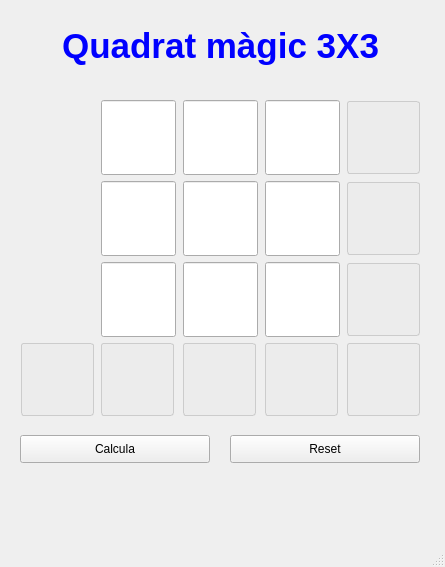
<?xml version="1.0" encoding="UTF-8"?>
<ui version="4.0">
 <class>MainWindow</class>
 <widget class="QMainWindow" name="MainWindow">
  <property name="geometry">
   <rect>
    <x>0</x>
    <y>0</y>
    <width>445</width>
    <height>567</height>
   </rect>
  </property>
  <property name="minimumSize">
   <size>
    <width>445</width>
    <height>567</height>
   </size>
  </property>
  <property name="maximumSize">
   <size>
    <width>445</width>
    <height>567</height>
   </size>
  </property>
  <property name="windowTitle">
   <string>Quadrat màgic</string>
  </property>
  <widget class="QWidget" name="centralwidget">
   <widget class="QLabel" name="titol">
    <property name="geometry">
     <rect>
      <x>20</x>
      <y>20</y>
      <width>401</width>
      <height>51</height>
     </rect>
    </property>
    <property name="font">
     <font>
      <pointsize>26</pointsize>
      <weight>75</weight>
      <bold>true</bold>
     </font>
    </property>
    <property name="styleSheet">
     <string notr="true">color:blue;</string>
    </property>
    <property name="text">
     <string>Quadrat màgic 3X3</string>
    </property>
    <property name="alignment">
     <set>Qt::AlignCenter</set>
    </property>
   </widget>
   <widget class="QPushButton" name="calcula">
    <property name="geometry">
     <rect>
      <x>20</x>
      <y>435</y>
      <width>190</width>
      <height>28</height>
     </rect>
    </property>
    <property name="minimumSize">
     <size>
      <width>190</width>
      <height>28</height>
     </size>
    </property>
    <property name="maximumSize">
     <size>
      <width>190</width>
      <height>28</height>
     </size>
    </property>
    <property name="text">
     <string>Calcula</string>
    </property>
   </widget>
   <widget class="QLabel" name="missatges">
    <property name="geometry">
     <rect>
      <x>20</x>
      <y>480</y>
      <width>400</width>
      <height>50</height>
     </rect>
    </property>
    <property name="minimumSize">
     <size>
      <width>400</width>
      <height>50</height>
     </size>
    </property>
    <property name="maximumSize">
     <size>
      <width>400</width>
      <height>50</height>
     </size>
    </property>
    <property name="font">
     <font>
      <pointsize>12</pointsize>
     </font>
    </property>
    <property name="styleSheet">
     <string notr="true">color: red;</string>
    </property>
    <property name="text">
     <string/>
    </property>
    <property name="alignment">
     <set>Qt::AlignCenter</set>
    </property>
    <property name="wordWrap">
     <bool>true</bool>
    </property>
    <property name="textInteractionFlags">
     <set>Qt::NoTextInteraction</set>
    </property>
   </widget>
   <widget class="QPushButton" name="reset">
    <property name="geometry">
     <rect>
      <x>230</x>
      <y>435</y>
      <width>190</width>
      <height>28</height>
     </rect>
    </property>
    <property name="minimumSize">
     <size>
      <width>190</width>
      <height>28</height>
     </size>
    </property>
    <property name="maximumSize">
     <size>
      <width>190</width>
      <height>28</height>
     </size>
    </property>
    <property name="text">
     <string>Reset</string>
    </property>
   </widget>
   <widget class="QWidget" name="layoutWidget">
    <property name="geometry">
     <rect>
      <x>20</x>
      <y>100</y>
      <width>401</width>
      <height>320</height>
     </rect>
    </property>
    <layout class="QGridLayout" name="gridLayout">
     <item row="0" column="1">
      <widget class="QLineEdit" name="A1">
       <property name="minimumSize">
        <size>
         <width>75</width>
         <height>75</height>
        </size>
       </property>
       <property name="maximumSize">
        <size>
         <width>75</width>
         <height>75</height>
        </size>
       </property>
       <property name="font">
        <font>
         <pointsize>16</pointsize>
         <weight>75</weight>
         <bold>true</bold>
        </font>
       </property>
       <property name="maxLength">
        <number>1</number>
       </property>
       <property name="alignment">
        <set>Qt::AlignCenter</set>
       </property>
      </widget>
     </item>
     <item row="0" column="2">
      <widget class="QLineEdit" name="A2">
       <property name="minimumSize">
        <size>
         <width>75</width>
         <height>75</height>
        </size>
       </property>
       <property name="maximumSize">
        <size>
         <width>75</width>
         <height>75</height>
        </size>
       </property>
       <property name="font">
        <font>
         <pointsize>16</pointsize>
         <weight>75</weight>
         <bold>true</bold>
        </font>
       </property>
       <property name="maxLength">
        <number>1</number>
       </property>
       <property name="alignment">
        <set>Qt::AlignCenter</set>
       </property>
      </widget>
     </item>
     <item row="0" column="3">
      <widget class="QLineEdit" name="A3">
       <property name="minimumSize">
        <size>
         <width>75</width>
         <height>75</height>
        </size>
       </property>
       <property name="maximumSize">
        <size>
         <width>75</width>
         <height>75</height>
        </size>
       </property>
       <property name="font">
        <font>
         <pointsize>16</pointsize>
         <weight>75</weight>
         <bold>true</bold>
        </font>
       </property>
       <property name="maxLength">
        <number>1</number>
       </property>
       <property name="alignment">
        <set>Qt::AlignCenter</set>
       </property>
      </widget>
     </item>
     <item row="0" column="4">
      <widget class="QLabel" name="R1">
       <property name="minimumSize">
        <size>
         <width>73</width>
         <height>73</height>
        </size>
       </property>
       <property name="maximumSize">
        <size>
         <width>73</width>
         <height>73</height>
        </size>
       </property>
       <property name="font">
        <font>
         <pointsize>16</pointsize>
         <weight>75</weight>
         <bold>true</bold>
        </font>
       </property>
       <property name="styleSheet">
        <string notr="true">background-color: rgb(236,236,236);
border: 1px solid rgb(204,204,204);
border-radius: 3px;</string>
       </property>
       <property name="text">
        <string/>
       </property>
       <property name="alignment">
        <set>Qt::AlignCenter</set>
       </property>
       <property name="textInteractionFlags">
        <set>Qt::NoTextInteraction</set>
       </property>
      </widget>
     </item>
     <item row="1" column="1">
      <widget class="QLineEdit" name="B1">
       <property name="minimumSize">
        <size>
         <width>75</width>
         <height>75</height>
        </size>
       </property>
       <property name="maximumSize">
        <size>
         <width>75</width>
         <height>75</height>
        </size>
       </property>
       <property name="font">
        <font>
         <pointsize>16</pointsize>
         <weight>75</weight>
         <bold>true</bold>
        </font>
       </property>
       <property name="maxLength">
        <number>1</number>
       </property>
       <property name="alignment">
        <set>Qt::AlignCenter</set>
       </property>
      </widget>
     </item>
     <item row="1" column="2">
      <widget class="QLineEdit" name="B2">
       <property name="minimumSize">
        <size>
         <width>75</width>
         <height>75</height>
        </size>
       </property>
       <property name="maximumSize">
        <size>
         <width>75</width>
         <height>75</height>
        </size>
       </property>
       <property name="font">
        <font>
         <pointsize>16</pointsize>
         <weight>75</weight>
         <bold>true</bold>
        </font>
       </property>
       <property name="maxLength">
        <number>1</number>
       </property>
       <property name="alignment">
        <set>Qt::AlignCenter</set>
       </property>
      </widget>
     </item>
     <item row="1" column="3">
      <widget class="QLineEdit" name="B3">
       <property name="minimumSize">
        <size>
         <width>75</width>
         <height>75</height>
        </size>
       </property>
       <property name="maximumSize">
        <size>
         <width>75</width>
         <height>75</height>
        </size>
       </property>
       <property name="font">
        <font>
         <pointsize>16</pointsize>
         <weight>75</weight>
         <bold>true</bold>
        </font>
       </property>
       <property name="maxLength">
        <number>1</number>
       </property>
       <property name="alignment">
        <set>Qt::AlignCenter</set>
       </property>
      </widget>
     </item>
     <item row="1" column="4">
      <widget class="QLabel" name="R2">
       <property name="minimumSize">
        <size>
         <width>73</width>
         <height>73</height>
        </size>
       </property>
       <property name="maximumSize">
        <size>
         <width>73</width>
         <height>73</height>
        </size>
       </property>
       <property name="font">
        <font>
         <pointsize>16</pointsize>
         <weight>75</weight>
         <bold>true</bold>
        </font>
       </property>
       <property name="styleSheet">
        <string notr="true">background-color: rgb(236,236,236);
border: 1px solid rgb(204,204,204);
border-radius: 3px;</string>
       </property>
       <property name="text">
        <string/>
       </property>
       <property name="alignment">
        <set>Qt::AlignCenter</set>
       </property>
       <property name="textInteractionFlags">
        <set>Qt::NoTextInteraction</set>
       </property>
      </widget>
     </item>
     <item row="2" column="1">
      <widget class="QLineEdit" name="C1">
       <property name="minimumSize">
        <size>
         <width>75</width>
         <height>75</height>
        </size>
       </property>
       <property name="maximumSize">
        <size>
         <width>75</width>
         <height>75</height>
        </size>
       </property>
       <property name="font">
        <font>
         <pointsize>16</pointsize>
         <weight>75</weight>
         <bold>true</bold>
        </font>
       </property>
       <property name="maxLength">
        <number>1</number>
       </property>
       <property name="alignment">
        <set>Qt::AlignCenter</set>
       </property>
      </widget>
     </item>
     <item row="2" column="2">
      <widget class="QLineEdit" name="C2">
       <property name="minimumSize">
        <size>
         <width>75</width>
         <height>75</height>
        </size>
       </property>
       <property name="maximumSize">
        <size>
         <width>75</width>
         <height>75</height>
        </size>
       </property>
       <property name="font">
        <font>
         <pointsize>16</pointsize>
         <weight>75</weight>
         <bold>true</bold>
        </font>
       </property>
       <property name="maxLength">
        <number>1</number>
       </property>
       <property name="alignment">
        <set>Qt::AlignCenter</set>
       </property>
      </widget>
     </item>
     <item row="2" column="3">
      <widget class="QLineEdit" name="C3">
       <property name="minimumSize">
        <size>
         <width>75</width>
         <height>75</height>
        </size>
       </property>
       <property name="maximumSize">
        <size>
         <width>75</width>
         <height>75</height>
        </size>
       </property>
       <property name="font">
        <font>
         <pointsize>16</pointsize>
         <weight>75</weight>
         <bold>true</bold>
        </font>
       </property>
       <property name="maxLength">
        <number>1</number>
       </property>
       <property name="alignment">
        <set>Qt::AlignCenter</set>
       </property>
      </widget>
     </item>
     <item row="2" column="4">
      <widget class="QLabel" name="R3">
       <property name="minimumSize">
        <size>
         <width>73</width>
         <height>73</height>
        </size>
       </property>
       <property name="maximumSize">
        <size>
         <width>73</width>
         <height>73</height>
        </size>
       </property>
       <property name="font">
        <font>
         <pointsize>16</pointsize>
         <weight>75</weight>
         <bold>true</bold>
        </font>
       </property>
       <property name="styleSheet">
        <string notr="true">background-color: rgb(236,236,236);
border: 1px solid rgb(204,204,204);
border-radius: 3px;</string>
       </property>
       <property name="text">
        <string/>
       </property>
       <property name="alignment">
        <set>Qt::AlignCenter</set>
       </property>
       <property name="textInteractionFlags">
        <set>Qt::NoTextInteraction</set>
       </property>
      </widget>
     </item>
     <item row="3" column="0">
      <widget class="QLabel" name="R8">
       <property name="minimumSize">
        <size>
         <width>73</width>
         <height>73</height>
        </size>
       </property>
       <property name="maximumSize">
        <size>
         <width>73</width>
         <height>73</height>
        </size>
       </property>
       <property name="font">
        <font>
         <pointsize>16</pointsize>
         <weight>75</weight>
         <bold>true</bold>
        </font>
       </property>
       <property name="styleSheet">
        <string notr="true">background-color: rgb(236,236,236);
border: 1px solid rgb(204,204,204);
border-radius: 3px;</string>
       </property>
       <property name="text">
        <string/>
       </property>
       <property name="alignment">
        <set>Qt::AlignCenter</set>
       </property>
       <property name="textInteractionFlags">
        <set>Qt::NoTextInteraction</set>
       </property>
      </widget>
     </item>
     <item row="3" column="1">
      <widget class="QLabel" name="R7">
       <property name="minimumSize">
        <size>
         <width>73</width>
         <height>73</height>
        </size>
       </property>
       <property name="maximumSize">
        <size>
         <width>73</width>
         <height>73</height>
        </size>
       </property>
       <property name="font">
        <font>
         <pointsize>16</pointsize>
         <weight>75</weight>
         <bold>true</bold>
        </font>
       </property>
       <property name="styleSheet">
        <string notr="true">background-color: rgb(236,236,236);
border: 1px solid rgb(204,204,204);
border-radius: 3px;</string>
       </property>
       <property name="text">
        <string/>
       </property>
       <property name="alignment">
        <set>Qt::AlignCenter</set>
       </property>
       <property name="textInteractionFlags">
        <set>Qt::NoTextInteraction</set>
       </property>
      </widget>
     </item>
     <item row="3" column="2">
      <widget class="QLabel" name="R6">
       <property name="minimumSize">
        <size>
         <width>73</width>
         <height>73</height>
        </size>
       </property>
       <property name="maximumSize">
        <size>
         <width>73</width>
         <height>73</height>
        </size>
       </property>
       <property name="font">
        <font>
         <pointsize>16</pointsize>
         <weight>75</weight>
         <bold>true</bold>
        </font>
       </property>
       <property name="styleSheet">
        <string notr="true">background-color: rgb(236,236,236);
border: 1px solid rgb(204,204,204);
border-radius: 3px;</string>
       </property>
       <property name="text">
        <string/>
       </property>
       <property name="alignment">
        <set>Qt::AlignCenter</set>
       </property>
       <property name="textInteractionFlags">
        <set>Qt::NoTextInteraction</set>
       </property>
      </widget>
     </item>
     <item row="3" column="3">
      <widget class="QLabel" name="R5">
       <property name="minimumSize">
        <size>
         <width>73</width>
         <height>73</height>
        </size>
       </property>
       <property name="maximumSize">
        <size>
         <width>73</width>
         <height>73</height>
        </size>
       </property>
       <property name="font">
        <font>
         <pointsize>16</pointsize>
         <weight>75</weight>
         <bold>true</bold>
        </font>
       </property>
       <property name="styleSheet">
        <string notr="true">background-color: rgb(236,236,236);
border: 1px solid rgb(204,204,204);
border-radius: 3px;</string>
       </property>
       <property name="text">
        <string/>
       </property>
       <property name="alignment">
        <set>Qt::AlignCenter</set>
       </property>
       <property name="textInteractionFlags">
        <set>Qt::NoTextInteraction</set>
       </property>
      </widget>
     </item>
     <item row="3" column="4">
      <widget class="QLabel" name="R4">
       <property name="minimumSize">
        <size>
         <width>73</width>
         <height>73</height>
        </size>
       </property>
       <property name="maximumSize">
        <size>
         <width>73</width>
         <height>73</height>
        </size>
       </property>
       <property name="font">
        <font>
         <pointsize>16</pointsize>
         <weight>75</weight>
         <bold>true</bold>
        </font>
       </property>
       <property name="styleSheet">
        <string notr="true">background-color: rgb(236,236,236);
border: 1px solid rgb(204,204,204);
border-radius: 3px;</string>
       </property>
       <property name="text">
        <string/>
       </property>
       <property name="alignment">
        <set>Qt::AlignCenter</set>
       </property>
       <property name="textInteractionFlags">
        <set>Qt::NoTextInteraction</set>
       </property>
      </widget>
     </item>
    </layout>
   </widget>
   <widget class="QLabel" name="resolt">
    <property name="geometry">
     <rect>
      <x>20</x>
      <y>480</y>
      <width>400</width>
      <height>50</height>
     </rect>
    </property>
    <property name="minimumSize">
     <size>
      <width>400</width>
      <height>50</height>
     </size>
    </property>
    <property name="maximumSize">
     <size>
      <width>400</width>
      <height>50</height>
     </size>
    </property>
    <property name="font">
     <font>
      <pointsize>22</pointsize>
      <weight>75</weight>
      <bold>true</bold>
     </font>
    </property>
    <property name="styleSheet">
     <string notr="true">color: green;</string>
    </property>
    <property name="text">
     <string/>
    </property>
    <property name="alignment">
     <set>Qt::AlignCenter</set>
    </property>
    <property name="textInteractionFlags">
     <set>Qt::NoTextInteraction</set>
    </property>
   </widget>
  </widget>
  <widget class="QStatusBar" name="statusbar"/>
 </widget>
 <tabstops>
  <tabstop>A1</tabstop>
  <tabstop>A2</tabstop>
  <tabstop>A3</tabstop>
  <tabstop>B1</tabstop>
  <tabstop>B2</tabstop>
  <tabstop>B3</tabstop>
  <tabstop>C1</tabstop>
  <tabstop>C2</tabstop>
  <tabstop>C3</tabstop>
  <tabstop>calcula</tabstop>
  <tabstop>reset</tabstop>
 </tabstops>
 <resources/>
 <connections/>
</ui>
